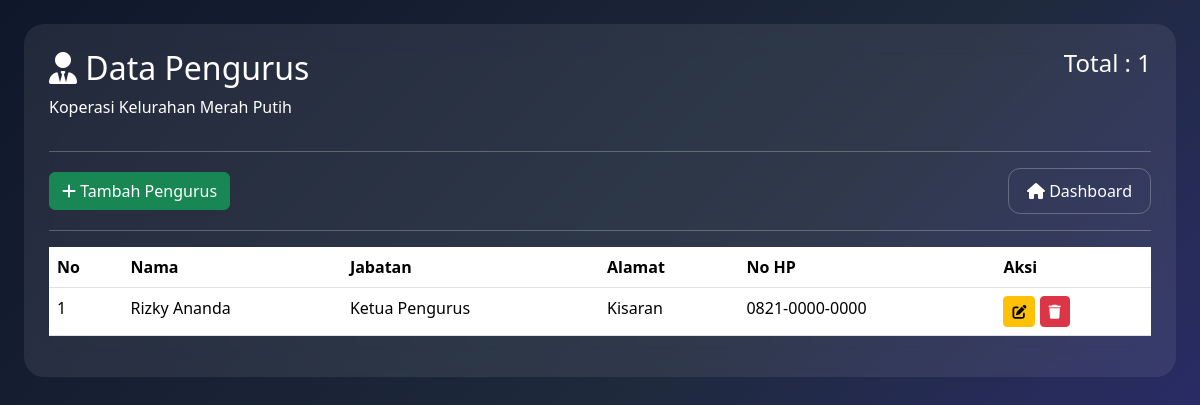
The app's page /koperasi/pengurus/index.php (signed in) with its own data.
### tables this page shows
CREATE TABLE `pengurus` (
  `id_pengurus` int(11) NOT NULL,
  `nama` varchar(100) DEFAULT NULL,
  `jabatan` varchar(50) DEFAULT NULL,
  `alamat` text,
  `no_hp` varchar(15) DEFAULT NULL
);

### koperasi/pengurus/index.php (the view, shortened to what this page needs)
<?php
include "../config/koneksi.php";
$data = mysqli_query($koneksi,"
SELECT * FROM pengurus
ORDER BY id_pengurus DESC
");
$total = mysqli_num_rows($data);
?>
<!DOCTYPE html>
<html>
<head>
<link href="https://cdn.jsdelivr.net/npm/bootstrap@5.3.3/dist/css/bootstrap.min.css" rel="stylesheet">
<link rel="stylesheet"
href="https://cdnjs.cloudflare.com/ajax/libs/font-awesome/6.5.1/css/all.min.css">
</head>
<body>
<div class="container-fluid p-4">
<div class="vip-box">
<div class="d-flex justify-content-between">
<div>
<h2>
<i class="fas fa-user-tie"></i>
Data Pengurus
</h2>
<p>Koperasi Kelurahan Merah Putih</p>
</div>
<div>
<h4>Total : <?= $total ?></h4>
</div>
</div>
<hr>
<div class="d-flex justify-content-between align-items-center mb-3">
    <a href="tambah_pengurus.php" class="btn btn-success">
        <i class="fas fa-plus"></i>
        Tambah Pengurus
    </a>
    <a href="../admin/dashboard.php" class="btn btn-outline-light">
        <i class="fas fa-home"></i>
        Dashboard
    </a>
</div>
<hr>
<div class="table-responsive">
<table class="table table-hover">
<thead>
<tr>
<th>No</th>
<th>Nama</th>
<th>Jabatan</th>
<th>Alamat</th>
<th>No HP</th>
<th>Aksi</th>
</tr>
</thead>
<tbody>
<?php $no=1; while($d=mysqli_fetch_assoc($data)){ ?>
<tr>
<td><?= $no++; ?></td>
<td><?= $d['nama']; ?></td>
<td><?= $d['jabatan']; ?></td>
<td><?= $d['alamat']; ?></td>
<td><?= $d['no_hp']; ?></td>
<td>
<a href="edit_pengurus.php?id=<?= $d['id_pengurus']; ?>"
class="btn btn-warning btn-sm">
<i class="fas fa-edit"></i>
</a>
<a href="hapus_pengurus.php?id=<?= $d['id_pengurus']; ?>"
onclick="return confirm('Hapus Data?')"
class="btn btn-danger btn-sm">
<i class="fas fa-trash"></i>
</a>
</td>
</tr>
<?php } ?>
</tbody>
</table>
</div>
</div>
</div>
</body>
</html>

### koperasi/pengurus/index.php (style rules this page uses)
body { background:linear-gradient(135deg,#0f172a,#1e293b,#312e81); min-height:100vh; }
.vip-box { background:rgba(255,255,255,.08); backdrop-filter:blur(15px); border-radius:20px; padding:25px; color:white; }
.table { color:white; }
.table thead { background:rgba(255,255,255,.15); }
.btn-outline-light { border:1px solid rgba(255,255,255,.25); color:white; border-radius:12px; padding:10px 18px; transition:all .3s ease; }

### records on screen
pengurus: nama "Rizky Ananda", jabatan "Ketua Pengurus", alamat "Kisaran", no_hp "0821-0000-0000"

### other values on screen
$total "1"
